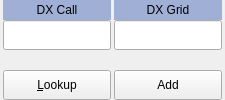
             <widget class="QWidget" name="DX_controls_widget" native="true">
              <property name="sizePolicy">
               <sizepolicy hsizetype="Fixed" vsizetype="Fixed">
                <horstretch>0</horstretch>
                <verstretch>0</verstretch>
               </sizepolicy>
              </property>
              <property name="minimumSize">
               <size>
                <width>100</width>
                <height>0</height>
               </size>
              </property>
              <property name="maximumSize">
               <size>
                <width>240</width>
                <height>160</height>
               </size>
              </property>
              <layout class="QGridLayout" name="gridLayout_2" rowstretch="2,3,2,3">
               <property name="leftMargin">
                <number>3</number>
               </property>
               <property name="topMargin">
                <number>0</number>
               </property>
               <property name="rightMargin">
                <number>3</number>
               </property>
               <property name="bottomMargin">
                <number>0</number>
               </property>
               <property name="horizontalSpacing">
                <number>3</number>
               </property>
               <property name="verticalSpacing">
                <number>0</number>
               </property>
               <item row="0" column="0">
                <widget class="QLabel" name="label_3">
                 <property name="sizePolicy">
                  <sizepolicy hsizetype="Preferred" vsizetype="Preferred">
                   <horstretch>0</horstretch>
                   <verstretch>0</verstretch>
                  </sizepolicy>
                 </property>
                 <property name="palette">
                  <palette>
                   <active>
                    <colorrole role="Base">
                     <brush brushstyle="SolidPattern">
                      <color alpha="255">
                       <red>252</red>
                       <green>252</green>
                       <blue>252</blue>
                      </color>
                     </brush>
                    </colorrole>
                    <colorrole role="Window">
                     <brush brushstyle="SolidPattern">
                      <color alpha="255">
                       <red>159</red>
                       <green>175</green>
                       <blue>213</blue>
                      </color>
                     </brush>
                    </colorrole>
                   </active>
                   <inactive>
                    <colorrole role="Base">
                     <brush brushstyle="SolidPattern">
                      <color alpha="255">
                       <red>252</red>
                       <green>252</green>
                       <blue>252</blue>
                      </color>
                     </brush>
                    </colorrole>
                    <colorrole role="Window">
                     <brush brushstyle="SolidPattern">
                      <color alpha="255">
                       <red>159</red>
                       <green>175</green>
                       <blue>213</blue>
                      </color>
                     </brush>
                    </colorrole>
                   </inactive>
                   <disabled>
                    <colorrole role="Base">
                     <brush brushstyle="SolidPattern">
                      <color alpha="255">
                       <red>159</red>
                       <green>175</green>
                       <blue>213</blue>
                      </color>
                     </brush>
                    </colorrole>
                    <colorrole role="Window">
                     <brush brushstyle="SolidPattern">
                      <color alpha="255">
                       <red>159</red>
                       <green>175</green>
                       <blue>213</blue>
                      </color>
                     </brush>
                    </colorrole>
                   </disabled>
                  </palette>
                 </property>
                 <property name="autoFillBackground">
                  <bool>true</bool>
                 </property>
                 <property name="text">
                  <string>DX Call</string>
                 </property>
                 <property name="alignment">
                  <set>Qt::AlignCenter</set>
                 </property>
                 <property name="margin">
                  <number>5</number>
                 </property>
                 <property name="indent">
                  <number>2</number>
                 </property>
                </widget>
               </item>
               <item row="2" column="0">
                <widget class="QLabel" name="labAz">
                 <property name="sizePolicy">
                  <sizepolicy hsizetype="Preferred" vsizetype="Preferred">
                   <horstretch>0</horstretch>
                   <verstretch>0</verstretch>
                  </sizepolicy>
                 </property>
                 <property name="minimumSize">
                  <size>
                   <width>0</width>
                   <height>15</height>
                  </size>
                 </property>
                 <property name="autoFillBackground">
                  <bool>true</bool>
                 </property>
                 <property name="text">
                  <string/>
                 </property>
                 <property name="alignment">
                  <set>Qt::AlignCenter</set>
                 </property>
                 <property name="indent">
                  <number>4</number>
                 </property>
                </widget>
               </item>
               <item row="0" column="1">
                <widget class="QLabel" name="label_4">
                 <property name="sizePolicy">
                  <sizepolicy hsizetype="Preferred" vsizetype="Preferred">
                   <horstretch>0</horstretch>
                   <verstretch>0</verstretch>
                  </sizepolicy>
                 </property>
                 <property name="palette">
                  <palette>
                   <active>
                    <colorrole role="Base">
                     <brush brushstyle="SolidPattern">
                      <color alpha="255">
                       <red>252</red>
                       <green>252</green>
                       <blue>252</blue>
                      </color>
                     </brush>
                    </colorrole>
                    <colorrole role="Window">
                     <brush brushstyle="SolidPattern">
                      <color alpha="255">
                       <red>159</red>
                       <green>175</green>
                       <blue>213</blue>
                      </color>
                     </brush>
                    </colorrole>
                   </active>
                   <inactive>
                    <colorrole role="Base">
                     <brush brushstyle="SolidPattern">
                      <color alpha="255">
                       <red>252</red>
                       <green>252</green>
                       <blue>252</blue>
                      </color>
                     </brush>
                    </colorrole>
                    <colorrole role="Window">
                     <brush brushstyle="SolidPattern">
                      <color alpha="255">
                       <red>159</red>
                       <green>175</green>
                       <blue>213</blue>
                      </color>
                     </brush>
                    </colorrole>
                   </inactive>
                   <disabled>
                    <colorrole role="Base">
                     <brush brushstyle="SolidPattern">
                      <color alpha="255">
                       <red>159</red>
                       <green>175</green>
                       <blue>213</blue>
                      </color>
                     </brush>
                    </colorrole>
                    <colorrole role="Window">
                     <brush brushstyle="SolidPattern">
                      <color alpha="255">
                       <red>159</red>
                       <green>175</green>
                       <blue>213</blue>
                      </color>
                     </brush>
                    </colorrole>
                   </disabled>
                  </palette>
                 </property>
                 <property name="autoFillBackground">
                  <bool>true</bool>
                 </property>
                 <property name="text">
                  <string>DX Grid</string>
                 </property>
                 <property name="alignment">
                  <set>Qt::AlignCenter</set>
                 </property>
                 <property name="margin">
                  <number>5</number>
                 </property>
                 <property name="indent">
                  <number>2</number>
                 </property>
                </widget>
               </item>
               <item row="1" column="1">
                <widget class="QLineEdit" name="dxGridEntry">
                 <property name="sizePolicy">
                  <sizepolicy hsizetype="Preferred" vsizetype="Preferred">
                   <horstretch>0</horstretch>
                   <verstretch>0</verstretch>
                  </sizepolicy>
                 </property>
                 <property name="toolTip">
                  <string>Locator of station to be worked</string>
                 </property>
                 <property name="text">
                  <string/>
                 </property>
                 <property name="alignment">
                  <set>Qt::AlignCenter</set>
                 </property>
                </widget>
               </item>
               <item row="2" column="1">
                <widget class="QLabel" name="labDist">
                 <property name="sizePolicy">
                  <sizepolicy hsizetype="Preferred" vsizetype="Preferred">
                   <horstretch>0</horstretch>
                   <verstretch>0</verstretch>
                  </sizepolicy>
                 </property>
                 <property name="minimumSize">
                  <size>
                   <width>0</width>
                   <height>15</height>
                  </size>
                 </property>
                 <property name="text">
                  <string/>
                 </property>
                 <property name="alignment">
                  <set>Qt::AlignCenter</set>
                 </property>
                </widget>
               </item>
               <item row="1" column="0">
                <widget class="QLineEdit" name="dxCallEntry">
                 <property name="sizePolicy">
                  <sizepolicy hsizetype="Preferred" vsizetype="Preferred">
                   <horstretch>0</horstretch>
                   <verstretch>0</verstretch>
                  </sizepolicy>
                 </property>
                 <property name="toolTip">
                  <string>Callsign of station to be worked</string>
                 </property>
                 <property name="text">
                  <string/>
                 </property>
                 <property name="alignment">
                  <set>Qt::AlignCenter</set>
                 </property>
                </widget>
               </item>
               <item row="3" column="0">
                <widget class="QPushButton" name="lookupButton">
                 <property name="sizePolicy">
                  <sizepolicy hsizetype="Preferred" vsizetype="Preferred">
                   <horstretch>0</horstretch>
                   <verstretch>0</verstretch>
                  </sizepolicy>
                 </property>
                 <property name="toolTip">
                  <string>Search for callsign in database</string>
                 </property>
                 <property name="text">
                  <string>&amp;Lookup</string>
                 </property>
                </widget>
               </item>
               <item row="3" column="1">
                <widget class="QPushButton" name="addButton">
                 <property name="sizePolicy">
                  <sizepolicy hsizetype="Preferred" vsizetype="Preferred">
                   <horstretch>0</horstretch>
                   <verstretch>0</verstretch>
                  </sizepolicy>
                 </property>
                 <property name="toolTip">
                  <string>Add callsign and locator to database</string>
                 </property>
                 <property name="text">
                  <string>Add</string>
                 </property>
                </widget>
               </item>
              </layout>
             </widget>
